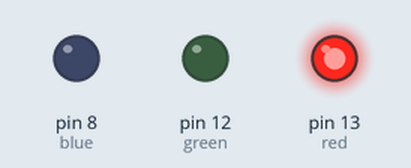
Simulated run of this sketch. Board: Arduino Uno, built with avr-gcc and run on an emulated ATmega328P. Parts: output pins drawn as LEDs (lit = HIGH).

Above: at 0.6 s.
At 2.5 s:
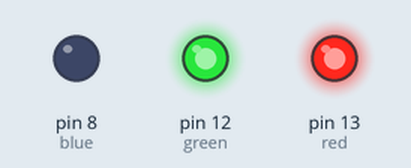
At 5.1 s:
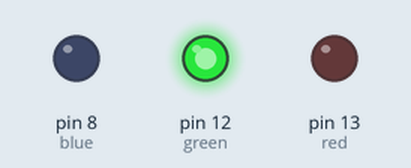
At 7.7 s:
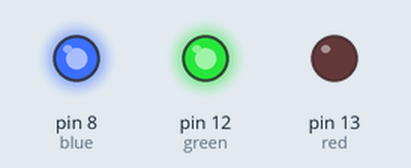
At 10.2 s:
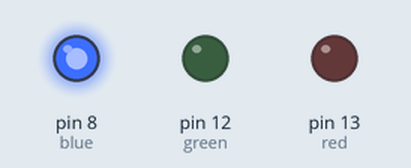
At 12.1 s:
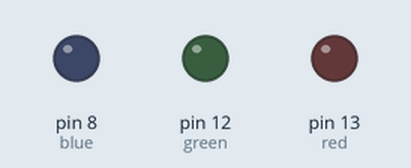
Timing chart, 0 to 16.7 s (numbered marks = the images above):
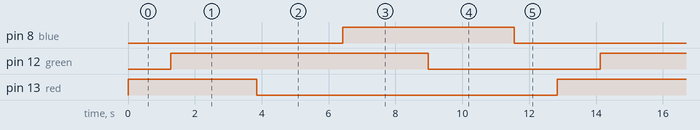

The sketch:

sketch.ino
```cpp
#define red 13
#define blue 8
#define green 12

void setup() {
pinMode(red, OUTPUT);
pinMode(blue, OUTPUT);
pinMode(green, OUTPUT);
}

void loop() {

  int r,g,b;
  // red -> yellow (mehr green)
  for (g = 0; g <= 255; g++) {
  analogWrite(red, 255);
  analogWrite(green, g);
  analogWrite(blue, 0);
  delay(10);
  }
  //yellow -> green (weniger red)
  for (r = 255; r >= 0; r--){
  analogWrite(red, r);
  analogWrite(green, 255);
  analogWrite(blue, 0);
  delay(10);
  }
  //green -> cyan (mehr blue)
  for (b = 0; b <= 255; b++){
  analogWrite(red, 0);
  analogWrite(green, 255);
  analogWrite(blue, b);
  delay(10);
  }
  //cyan -> blue (weniger green)
  for (g = 255; g >= 0; g--){
  analogWrite(red, 0);
  analogWrite(green, g);
  analogWrite(blue, 255);
  delay(10);
  }
  //magenta -> red (weniger blue)
  for (b = 255; b >= 0; b--){
  analogWrite(red, 0);
  analogWrite(green, 0);
  analogWrite(blue, b);
  delay(10);
}
}
```

Measured:
- by itself, pin 8 (blue): alternates HIGH for 5.1 s and LOW for 7.7 s
- by itself, pin 12 (green): alternates HIGH for 7.7 s and LOW for 5.1 s
- by itself, pin 13 (red): alternates HIGH for 3.9 s and LOW for 9.0 s
